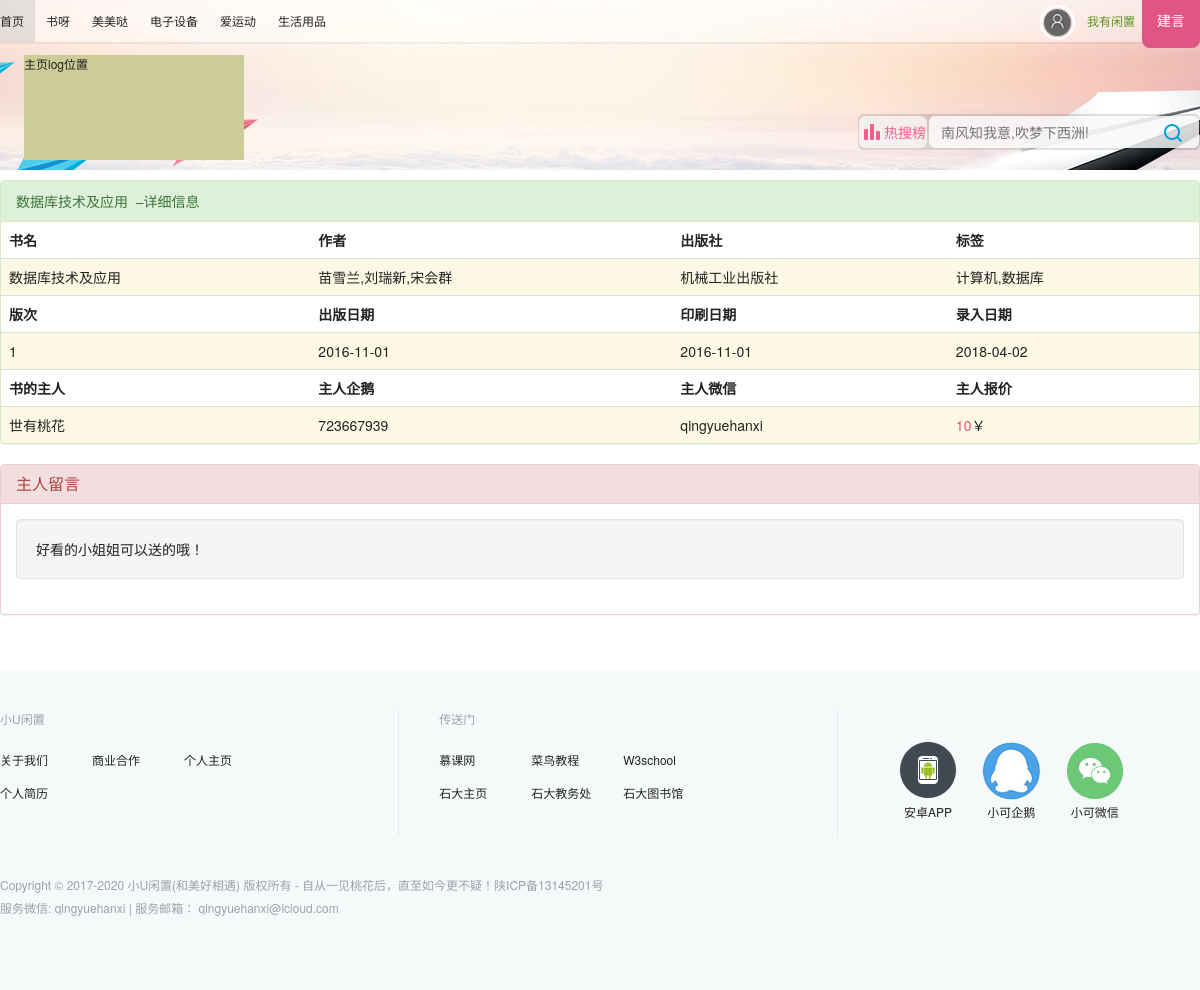
Page /module_books/book-detail.php?id_book=1 on the committed database.
### tables this page shows
CREATE TABLE `books` (
  `id` int(11) NOT NULL AUTO_INCREMENT COMMENT '编号 主键',
  `title` varchar(30) NOT NULL COMMENT '书名',
  `author` varchar(30) NOT NULL COMMENT '作者 多名作者 以英文逗号分隔',
  `press` varchar(25) NOT NULL COMMENT '出版社',
  `edition` int(11) NOT NULL DEFAULT '1' COMMENT '版次 未填写则是第一版',
  `label` varchar(25) DEFAULT NULL COMMENT '标签，书的类型，可以多个，以英文逗号分隔',
  `publishdate` date NOT NULL COMMENT '出版日期',
  `printdate` date NOT NULL COMMENT '印刷日期',
  `enteringdate` date NOT NULL COMMENT '录入数据库日期',
  `username` varchar(20) NOT NULL COMMENT '书的主人',
  `price` tinyint(4) NOT NULL COMMENT '书的主人出示的价格 <=300',
  `comment` text COMMENT '主人对书的简介',
  PRIMARY KEY (`id`)
);

CREATE TABLE `user_detail` (
  `username` varchar(20) NOT NULL COMMENT '用户名',
  `sex` tinyint(4) DEFAULT '1' COMMENT '性别，1-女，2-男，其他-保密',
  `nickname` varchar(20) DEFAULT NULL COMMENT '用户昵称',
  `enrolldate` date DEFAULT NULL COMMENT '注册日期',
  `latestlogindate` date DEFAULT NULL COMMENT '最后登录日期',
  PRIMARY KEY (`username`)
);

CREATE TABLE `user_contact_way` (
  `username` varchar(20) NOT NULL,
  `phone` bigint(11) DEFAULT NULL,
  `qq` bigint(11) DEFAULT NULL,
  `wechat` varchar(20) DEFAULT NULL,
  `mail` varchar(50) DEFAULT NULL,
  PRIMARY KEY (`username`)
);

### php/pdo_connect.php (called while the page is built, shortened)
<?php
function getPdo(){
	$host = "127.0.0.1";
	$db_name = "syth";
	$user = "shiyoutaohua";
	$password = "12345687";
	$dsn = "mysql:host=$host;dbname=$db_name";
	try{
		$pdo = new PDO($dsn, $user, $password);
	}catch(Exception $e){
		$e->getMessage();
	}
	$pdo ->query("set names utf8");
	return $pdo;
}
?>

### php/get_all_book_info_by_id.php (called while the page is built, shortened)
<?php
require_once("pdo_connect.php");
class SingleBookInfo{
	private $id_book,$resultArray, $sql;
	public function __construct($id_book){
		@$this->pdo = getPdo();
		$this->sql = "SELECT * FROM books WHERE id=$id_book";
		try{
			$result = $this->pdo->query($this->sql);
			$this->resultArray = $result->fetch(PDO::FETCH_ASSOC);
		}
		catch(Exception $e){
			$e->getMessage();
		}
	}
	function getTitle(){
		return $this->resultArray["title"];
	}
	function getAuthor(){
		return $this->resultArray["author"];
	}
	function getPress(){
		return $this->resultArray["press"];
	}
	function getEdition(){
		return $this->resultArray["edition"];
	}
	function getLabel(){
		return $this->resultArray["label"];
	}
	function getPublishDate(){
		return $this->resultArray["publishdate"];
	}
	function getPrintDate(){
		return $this->resultArray["printdate"];
	}
	function getEnteringDate(){
		return $this->resultArray["enteringdate"];
	}
	function getUsername(){
		return $this->resultArray["username"];
	}
	function getPrice(){
		return $this->resultArray["price"];
	}
	function getComment(){
		if(is_null($this->resultArray["comment"]) || ("" === ($this->resultArray["comment"])))
		{
			return "主人对这本书无言以对~";
		}
		else
		{
			return $this->resultArray["comment"];
		}
	}
}
?>

### php/get_all_user_info_by_username.php (called while the page is built, shortened)
<?php
require_once("pdo_connect.php");
class SingleUserInfo{
	public $username, $resultArray_core, $resultArray_contact_way, $resultArray_detail, $sql_core, $sql_contact_way, $sql_detail;
	public function __construct($username){
		$this->pdo = getPdo();
		$this->sql_core = "SELECT * FROM user_core WHERE username='".$username."'";
		$this->sql_contact_way = "SELECT * FROM user_contact_way WHERE username='".$username."'";
		$this->sql_detail = "SELECT * FROM user_detail WHERE username='".$username."'";
		try{
			$result_core = $this->pdo->query($this->sql_core);
			$result_contact = $this->pdo->query($this->sql_contact_way);
			$this->resultArray_contact_way = $result_contact->fetch(PDO::FETCH_ASSOC);
			$result_detail = $this->pdo->query($this->sql_detail);
			$this->resultArray_detail = $result_detail->fetch(PDO::FETCH_ASSOC);
		}catch(Exception $e){
			$e->getMessage();
		}
	}
	function getNickName(){
		return $this->resultArray_detail["nickname"];
	}
	function getQQ(){
		return $this->resultArray_contact_way["qq"];
	}
	function getWeChat(){
		return $this->resultArray_contact_way["wechat"];
	}
}
?>

### module_books/book-detail.php (the view, shortened to what this page needs)
<!doctype html>
<html>
<head>
<link href="../css/header.css" rel="stylesheet" type="text/css">
<link href="../css/book-detail.css" rel="stylesheet" type="text/css">
<link href="../css/footer.css" rel="stylesheet" type="text/css">
<link rel="stylesheet" href="http://cdn.bootcss.com/bootstrap/3.3.7/css/bootstrap.min.css">
<?php
	include_once("../php/get_all_book_info_by_id.php");
	include_once("../php/get_all_user_info_by_username.php");
?>
</head>
<body>
	<header>
    	<div class="minitop">
        	<div class="box1">
            	<ul>
                	<a href="../index.php"><li class="li_1" title="首页-U你真好">首页</li></a>
                    <a href="../404.html" target="new" title="二手书"><li>书呀</li></a>
                    <a href="../404.html" target="new" title="护肤品&衣服"><li>美美哒</li></a>
                    <a href="../404.html" target="new" title="电子设备"><li>电子设备</li></a>
                    <a href="../404.html" target="new" title="运动健身器材"><li>爱运动</li></a>
                    <a href="../404.html" target="new" title="生活用品"><li>生活用品</li></a>
                </ul>
                <div class="login-feedback">
					<a><div class="suggest" title="我们乐意倾听你!">建言</div></a>
					<a><div class="upload">我有闲置</div></a>
					<a href="../login.php" target="_top" title="登录">
						<div id="login-ico" class="login">
							<img width="35" height="35" src="../images/user-ico/unlogin.png">
						</div>
					</a>
                </div>
            </div>
        </div>
        <div class="topbox">
        	<div class="log_search">
        		<a href="" class="log">主页log位置</a>
            	<div class="search_newest">
            		<a href="404.html" target="new" class="newest" title="大家都在找什么?">
                		<span>热搜榜</span>
                	</a>
                	<div class="search">
                    	<form id="form1" method="get" action="../search.php">
                            <input id="word-search" name="keyword" type="search" placeholder="南风知我意,吹梦下西洲!">
                            <button name="search" type="submit" title="查找"></button>
                        </form>
                	</div>
            	</div>
            </div>
        </div>
    </header>
	<div class="mainbox">
		<?php
			if(isset($_REQUEST["id_book"]) && $_REQUEST["id_book"] != null){
				$id_book = $_REQUEST["id_book"];
			}
			else{
				$id_book = 0;
			}
			$singleBookInfo = new SingleBookInfo($id_book);
			$singleUserInfo = new SingleUserInfo($singleBookInfo->getUsername());
		?>
		<div class="panel panel-success">
			<div class="panel-heading"><?php echo $singleBookInfo->getTitle();?>&nbsp;&nbsp;&ndash;详细信息</div>
			<table class="table">
				<th>书名</th><th>作者</th><th>出版社</th><th>标签</th>
				<tr class="warning">
					<td><?php echo $singleBookInfo->getTitle();?></td>
					<td><?php echo $singleBookInfo->getAuthor();?></td>
					<td><?php echo $singleBookInfo->getPress();?></td>
					<td><?php echo $singleBookInfo->getLabel();?></td>
				</tr>
				<th>版次</th><th>出版日期</th><th>印刷日期</th><th>录入日期</th>
				<tr class="warning">
					<td><?php echo $singleBookInfo->getEdition();?></td>
					<td><?php echo $singleBookInfo->getPublishDate();?></td>
					<td><?php echo $singleBookInfo->getPrintDate();?></td>
					<td><?php echo $singleBookInfo->getEnteringDate();?></td>
				</tr>
				<th>书的主人</th><th>主人企鹅</th><th>主人微信</th><th>主人报价</th>
				<tr class="warning">
					<td><?php echo $singleUserInfo->getNickName();?></td>
					<td><?php echo $singleUserInfo->getQQ();?></td>
					<td><?php echo $singleUserInfo->getWeChat();?></td>
					<td><?php echo "<span style='color:#df5584'>",$singleBookInfo->getPrice(),"</span>￥";?></td>
				</tr>
			</table>
		</div>
		<div class="panel panel-danger">
			<div class="panel-heading">
				<h3 class="panel-title">主人留言</h3>
			</div>
			<div class="panel-body">
				<div class="well"><?php echo $singleBookInfo->getComment();?></div>
			</div>
		</div>
	</div>
    <footer>
    	<div class="wrapgate-about">
        	<table>
            	<tr>
                	<td>
						<span>小U闲置</span>
						<p><a>关于我们</a></p>
						<p><a>商业合作</a></p>
						<p><a>个人主页</a></p>
						<p><a>个人简历</a></p>
					</td>
                    <td>
						<span>传送门</span>
						<p><a href="https://www.imooc.com" title="慕课网" target="new">慕课网</a></p>
						<p><a href="http://www.runoob.com" title="菜鸟教程" target="new">菜鸟教程</a></p>
						<p><a href="http://www.w3school.com.cn" title="W3school" target="new">W3school</a></p>
						<p><a href="http://www.xapi.edu.cn" title="西安石油大学主页" target="new">石大主页</a></p>
						<p><a href="http://jwch.xsyu.edu.cn/index.html" title="西安石油大学教务处" target="new">石大教务处</a></p>
						<p><a href="http://lib.xsyu.edu.cn" title="西安石油大学图书馆" target="new">石大图书馆</a></p>
					</td>
                    <td>
                    	<div class="app-download">
                        	<i></i>
                            安卓APP
                        </div>
                        <div class="qq">
                        	<i></i>
                            小可企鹅
                        </div>
                        <div class="wechat">
                        	<i></i>
                            小可微信
                        </div>
                    </td>
                </tr>
            </table>
        </div>
        <div class="copyright">
        	<p>Copyright © 2017-2020 小U闲置(和美好相遇) 版权所有 - 自从一见桃花后，直至如今更不疑！陕ICP备13145201号</p>
			<p>服务微信: qingyuehanxi | 服务邮箱： qingyuehanxi@icloud.com</p>
        </div>
	</footer>
</body>
</html>

### css/header.css (style rules this page uses)
*,button,p,table,tr,td,ul,li,aside,img,h1,h2,h3,h4,h5,h6 { margin:0; padding:0; color:rgba(34,34,34,1); }
a { color:rgba(34,34,34,1); text-decoration:none; cursor:pointer; }
html,body { font-size:12px; width:100%; height:100%; margin:0; padding:0; }
ul { list-style-type:none; }
header { width:100%; height:229px; }
header .minitop { height:42px; background-color:rgba(255,255,255,0.4); box-shadow:rgba(0, 0, 0, 0.1) 0px 1px 2px 0px; line-height:15px; font-weight:400; position:absolute; top:0; left:0; right:0; margin:0 auto; z-index:1; }
header .minitop .box1 { width:1200px; height:42px; position:absolute; top:0; left:0; right:0; bottom:0; margin:0 auto; }
header .minitop ul li { padding:0 11px; float:left; line-height:42px; }
header .minitop ul .li_1 { padding-left:0; }
header .minitop .login-feedback { width:200px; height:42px; position:absolute; top:0; right:0; }
header .minitop .login-feedback .suggest { width: 58px; height: 48px; float: right; border-radius: 0 0 8px 8px; background-color: #df5584; font-size: 14px; font-weight: 400; color: #FFF; text-align: center; line-height: 40px; }
header .minitop .login-feedback .login { display: block; width: 35px; height: 35px; float: right; margin-right: 10px; margin-top: 5px; }
header .minitop .login-feedback .login img { border-radius: 35px; border: 2px solid #fff; box-sizing: border-box; }
header .minitop .login-feedback .upload { width: 52px; height: 42px; line-height: 42px; margin-right: 5px; color: #5b951b; text-align: center; float: right; }
header .topbox { width: 100%; height:170px; position:absolute; top:0; left:0; right:0; margin:0 auto; background-color: #eee; background-image:url(../images/bg_header_index.png); background-repeat:no-repeat; background-position: center -10px; }
header .log_search { width:1200px; height:170px; position:absolute; top:0px; left:0; right:0; margin:auto; }
header .log_search .log { width:220px; height:105px; position:absolute; top:55px; left:24px; right:916px; bottom:10px; display:block; background-color:rgba(204,204,153,1); }
header .log_search .search_newest { width:342px; height:36px; position:absolute; top:114px; right:0; bottom:20px; background-color:rgba(0,0,0,0.12); border-radius:6px; }
header .log_search .search_newest .newest { width:68px; height:32px; position:absolute; top:2px; left:1px; right:auto; bottom:2px; border-radius:6px; background-color:rgba(255,255,255,0.7); font-size:14px; line-height:32px; background-image:url(../images/icons.png); background-position:-659px -655px; }
header .log_search .search_newest .newest span { display:inline-block; color:rgb(242,93,142); margin-left:25px; }
header .log_search .search_newest .search { width:270px; height:32px; position:absolute; top:2; left:auto; right:1px; bottom:2px; background-color:rgba(255,255,255,0.8); border-radius:6px; }
header .log_search .search_newest .search input { width:200px; height:32px; border:none; padding:0 12px; border-bottom-left-radius:6px; border-top-left-radius:6px; background-color:rgba(255,255,255,0.1); }
header .log_search .search_newest button { width:48px; height:32px; position:absolute; top:2px; left:294; right:0px; bottom:2px; background-attachment:scroll; background-image:url(../images/icons.png); background-position:-650px -722px; background-repeat:repeat; background-clip:padding-box; background-color:rgba(0,0,0,0); border:none; }

### css/book-detail.css (style rules this page uses)
.mainbox { width: 1200px; height: 500px; position: absolute; top: 170px; left: 0; right: 0; margin: 0 auto; padding-top: 10px; }

### module_books/book-detail.php (style rules this page uses)
body a { font-size: 12px; color: rgba(34,34,34,1); }
footer { top: 670px; font-size: 12px; }
.wrapgate-about table td:first-child { width: 400px; }
.wrapgate-about table td:nth-child(2) { width: 440px; }

### rows in the picture
books: title "数据库技术及应用", author "苗雪兰,刘瑞新,宋会群", press "机械工业出版社", label "计算机,数据库", edition "1", publishdate "2016-11-01", printdate "2016-11-01", enteringdate "2018-04-02", price "10", comment "好看的小姐姐可以送的哦！"
user_detail: nickname "世有桃花"
user_contact_way: qq "723667939", wechat "qingyuehanxi"
